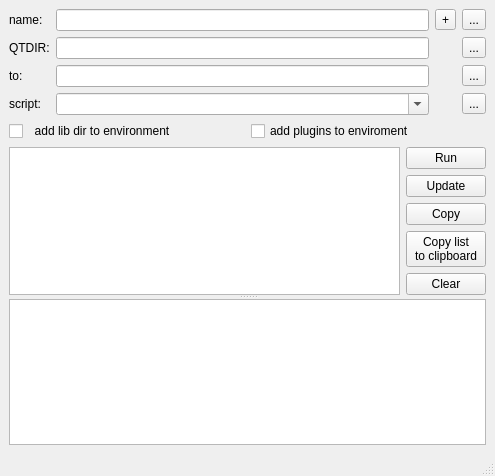
<?xml version="1.0" encoding="UTF-8"?>
<ui version="4.0">
 <class>MainWindow</class>
 <widget class="QMainWindow" name="MainWindow">
  <property name="geometry">
   <rect>
    <x>0</x>
    <y>0</y>
    <width>495</width>
    <height>476</height>
   </rect>
  </property>
  <property name="windowTitle">
   <string>LibraryCollector</string>
  </property>
  <widget class="QWidget" name="centralwidget">
   <layout class="QVBoxLayout" name="verticalLayout_2">
    <item>
     <layout class="QGridLayout" name="gridLayout">
      <item row="0" column="0">
       <widget class="QLabel" name="labelFilePath">
        <property name="text">
         <string>name:</string>
        </property>
       </widget>
      </item>
      <item row="0" column="1">
       <widget class="QLineEdit" name="lineEditFilePath"/>
      </item>
      <item row="0" column="2">
       <widget class="ToolButton" name="toolButtonAim">
        <property name="text">
         <string>+</string>
        </property>
       </widget>
      </item>
      <item row="0" column="3">
       <widget class="QToolButton" name="toolButtonFilePath">
        <property name="text">
         <string>...</string>
        </property>
       </widget>
      </item>
      <item row="1" column="1">
       <widget class="QLineEdit" name="lineEditQtDir"/>
      </item>
      <item row="1" column="3">
       <widget class="QToolButton" name="toolButtonQTDIR">
        <property name="text">
         <string>...</string>
        </property>
       </widget>
      </item>
      <item row="2" column="0">
       <widget class="QLabel" name="labelTo">
        <property name="text">
         <string>to:</string>
        </property>
       </widget>
      </item>
      <item row="2" column="1">
       <widget class="QLineEdit" name="lineEditToDir"/>
      </item>
      <item row="2" column="3">
       <widget class="QToolButton" name="toolButtonTo">
        <property name="text">
         <string>...</string>
        </property>
       </widget>
      </item>
      <item row="1" column="0">
       <widget class="QLabel" name="label">
        <property name="text">
         <string>QTDIR:</string>
        </property>
       </widget>
      </item>
      <item row="3" column="1">
       <widget class="QComboBox" name="comboBoxScript">
        <property name="editable">
         <bool>true</bool>
        </property>
        <property name="maxVisibleItems">
         <number>50</number>
        </property>
        <property name="sizeAdjustPolicy">
         <enum>QComboBox::AdjustToMinimumContentsLength</enum>
        </property>
       </widget>
      </item>
      <item row="3" column="3">
       <widget class="QToolButton" name="toolButtonScript">
        <property name="text">
         <string>...</string>
        </property>
       </widget>
      </item>
      <item row="3" column="0">
       <widget class="QLabel" name="labelScript">
        <property name="text">
         <string>script:</string>
        </property>
       </widget>
      </item>
     </layout>
    </item>
    <item>
     <layout class="QHBoxLayout" name="horizontalLayout_2">
      <item>
       <widget class="QCheckBox" name="checkBoxAddBin">
        <property name="text">
         <string>  add lib dir to environment</string>
        </property>
       </widget>
      </item>
      <item>
       <widget class="QCheckBox" name="checkBoxAddPlugins">
        <property name="text">
         <string>add plugins to enviroment</string>
        </property>
       </widget>
      </item>
     </layout>
    </item>
    <item>
     <widget class="QSplitter" name="splitter">
      <property name="orientation">
       <enum>Qt::Vertical</enum>
      </property>
      <widget class="QWidget" name="layoutWidget_2">
       <layout class="QHBoxLayout" name="horizontalLayout">
        <item>
         <widget class="QTreeWidget" name="treeWidget">
          <property name="headerHidden">
           <bool>true</bool>
          </property>
          <column>
           <property name="text">
            <string notr="true">1</string>
           </property>
          </column>
         </widget>
        </item>
        <item>
         <layout class="QVBoxLayout" name="verticalLayout">
          <item>
           <widget class="QPushButton" name="pushButtonRun">
            <property name="sizePolicy">
             <sizepolicy hsizetype="Minimum" vsizetype="Fixed">
              <horstretch>0</horstretch>
              <verstretch>0</verstretch>
             </sizepolicy>
            </property>
            <property name="text">
             <string>Run</string>
            </property>
           </widget>
          </item>
          <item>
           <widget class="QPushButton" name="pushButtonUpdate">
            <property name="sizePolicy">
             <sizepolicy hsizetype="Minimum" vsizetype="Fixed">
              <horstretch>0</horstretch>
              <verstretch>0</verstretch>
             </sizepolicy>
            </property>
            <property name="text">
             <string>Update</string>
            </property>
           </widget>
          </item>
          <item>
           <widget class="QPushButton" name="pushButtonCopy">
            <property name="sizePolicy">
             <sizepolicy hsizetype="Minimum" vsizetype="Fixed">
              <horstretch>0</horstretch>
              <verstretch>0</verstretch>
             </sizepolicy>
            </property>
            <property name="text">
             <string>Copy</string>
            </property>
           </widget>
          </item>
          <item>
           <widget class="QPushButton" name="pushButtonCopyToClipboard">
            <property name="text">
             <string>Copy list 
to clipboard</string>
            </property>
            <property name="autoRepeat">
             <bool>false</bool>
            </property>
            <property name="autoExclusive">
             <bool>false</bool>
            </property>
           </widget>
          </item>
          <item>
           <widget class="QPushButton" name="pushButtonClear">
            <property name="text">
             <string>Clear</string>
            </property>
           </widget>
          </item>
          <item>
           <spacer name="verticalSpacer">
            <property name="orientation">
             <enum>Qt::Vertical</enum>
            </property>
            <property name="sizeHint" stdset="0">
             <size>
              <width>20</width>
              <height>40</height>
             </size>
            </property>
           </spacer>
          </item>
         </layout>
        </item>
       </layout>
      </widget>
      <widget class="QTextEdit" name="textEditLog">
       <property name="readOnly">
        <bool>true</bool>
       </property>
      </widget>
     </widget>
    </item>
   </layout>
  </widget>
  <widget class="QMenuBar" name="menubar">
   <property name="geometry">
    <rect>
     <x>0</x>
     <y>0</y>
     <width>495</width>
     <height>21</height>
    </rect>
   </property>
  </widget>
  <widget class="QStatusBar" name="statusbar"/>
 </widget>
 <customwidgets>
  <customwidget>
   <class>ToolButton</class>
   <extends>QToolButton</extends>
   <header>toolbutton.h</header>
  </customwidget>
 </customwidgets>
 <resources/>
 <connections/>
</ui>
